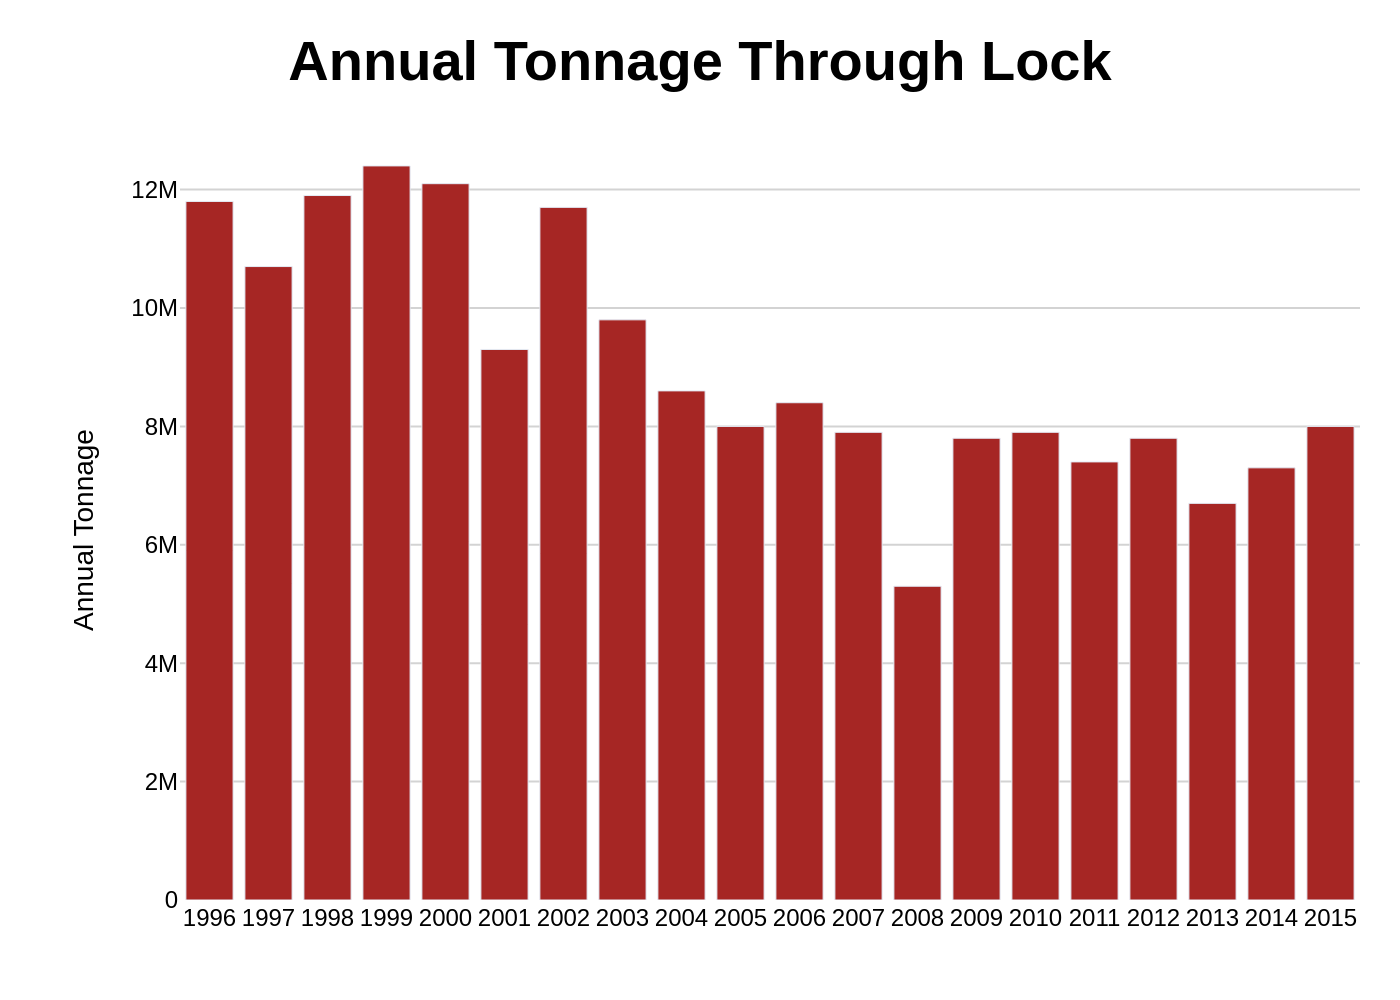

The Python source for this figure:
import sys
import json
from pathlib import Path
import plotly.graph_objects as go

if len(sys.argv) != 2:
    print(f"Usage: python {sys.argv[0]} <json_file_path>")
    sys.exit(1)

json_file_path = Path(sys.argv[1])
if not json_file_path.is_file():
    print(f"Error: File not found at {json_file_path}")
    sys.exit(1)

with open(json_file_path, 'r', encoding='utf-8') as f:
    config = json.load(f)

chart_data = config['chart_data']
texts = config['texts']
colors = config['colors']

x_values = [item['x'] for item in chart_data]
y_values = [item['y'] for item in chart_data]

fig = go.Figure()

fig.add_trace(go.Bar(
    x=x_values,
    y=y_values,
    marker_color=colors[0]
))

title_text = f"<b>{texts['title']}</b>" if texts.get('title') else ""
if texts.get('subtitle'):
    title_text += f"<br>{texts['subtitle']}"

fig.update_layout(
    title=dict(
        text=title_text,
        x=0.5,
        xanchor='center',
        font=dict(
            size=28
        )
    ),
    xaxis=dict(
        title_text=texts.get('x_axis_title'),
        type='category',
        showgrid=False,
        showline=False,
        tickfont=dict(size=12)
    ),
    yaxis=dict(
        title_text=texts.get('y_axis_title'),
        range=[0, 12500000],
        gridcolor='#D3D3D3',
        showline=False,
        tickfont=dict(size=12)
    ),
    font=dict(
        family="Arial",
        color="black"
    ),
    plot_bgcolor='white',
    paper_bgcolor='white',
    showlegend=False,
    margin=dict(l=90, r=20, t=80, b=50)
)

output_path = json_file_path.with_suffix('.png')
fig.write_image(output_path, scale=2)
print(f"Chart saved to {output_path}")
